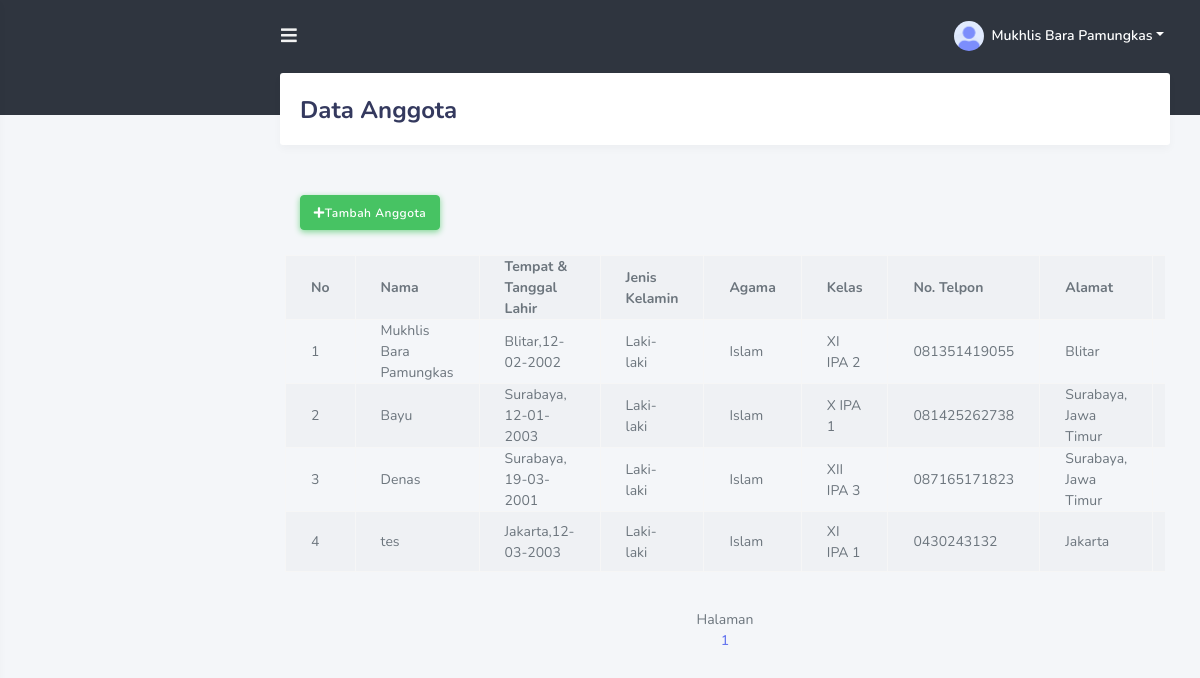
/anggota.php, run on the app's committed database.
### tables this page shows
CREATE TABLE `t_anggota` (
  `id_t_anggota` int(11) NOT NULL,
  `nama` varchar(25) NOT NULL,
  `ttl` varchar(25) NOT NULL,
  `jenis_kelamin` varchar(10) NOT NULL,
  `kelas` varchar(10) NOT NULL,
  `agama` varchar(10) NOT NULL,
  `no_telp` varchar(15) NOT NULL,
  `alamat` longtext NOT NULL
);

### anggota.php (the view, shortened to what this page needs)
<?php
include("koneksi/koneksi.php");
?>
<!DOCTYPE html>
<html lang="en">
<head>
  <link rel="stylesheet" href="https://stackpath.bootstrapcdn.com/bootstrap/4.3.1/css/bootstrap.min.css">
  <link rel="stylesheet" href="https://use.fontawesome.com/releases/v5.7.2/css/all.css">
  <link rel="stylesheet" href="css/style.css">
  <link rel="stylesheet" href="css/components.css">
  <link rel="stylesheet" href="https://cdnjs.cloudflare.com/ajax/libs/ionicons/2.0.1/css/ionicons.min.css">
</head>
<body class="sidebar-gone">
    <div id="app">
        <div class="main-wrapper">
            <div class="navbar-bg"></div>
            <nav class="navbar navbar-expand-lg main-navbar">
            <form class="form-inline mr-auto">
                <ul class="navbar-nav mr-3">
                    <li><a href="#" data-toggle="sidebar" class="nav-link nav-link-lg"><i class="fas fa-bars"></i></a></li>
                </ul>
            </form>
                <ul class="navbar-nav navbar-right">
                <li class="dropdown"><a href="#" data-toggle="dropdown" class="nav-link dropdown-toggle nav-link-lg nav-link-user">
                <img alt="image" src="gambar/avatar.png" class="rounded-circle mr-1">
            <div class="d-sm-none d-lg-inline-block">Mukhlis Bara Pamungkas</div></a>
            </li>
            </ul>
        </div>
      <div class="main-content" style="min-height: 553px;">
        <section class="section">
            <div class="section-header">
            <h1>
                Data Anggota
            </h1>
        </div>
        </section>
        <div class="card-body">
        <div class="btn-group"><a href="tambah_anggota.php" class="btn btn-success" role="button" data-toggle="tooltip" title="Tambah Anggota"><i class="fa fa-plus"></i>Tambah Anggota</a></div>
        <section class="content">
        <div class="row">
        <div class="table-responsive">
        <table width="100%" class="table table-striped table-bordered table-hover">
                <tr>
                    <th>No</th>
                    <th>Nama </th>
                    <th>Tempat & Tanggal Lahir</th>
                    <th>Jenis Kelamin</th>
                    <th>Agama</th>
                    <th>Kelas</th>
                    <th>No. Telpon</th>
                    <th>Alamat</th>
                    <th colspan="1">Action</th>
                </tr>
            <?php
			$hal=1;
			$max_results = 10;
			$sql = "SELECT * FROM t_anggota";
			$result = mysqli_query($db,$sql);
			$no = 1;
			while($tampil = mysqli_fetch_array($result,MYSQLI_ASSOC))
			{
				?>
					<tr>
						<td><?php echo $no;?></td>
						<td><?php echo $tampil['nama']; ?></td>
						<td><?php echo $tampil['ttl']; ?></td>
						<td><?php echo $tampil['jenis_kelamin']; ?></td>
            <td><?php echo $tampil['agama']; ?></td>
            <td><?php echo $tampil['kelas']; ?></td>
						<td><?php echo $tampil['no_telp']; ?></td>
						<td><?php echo $tampil['alamat']; ?></td>
            <td><a onclick="if(confirm('Apakah anda yakin ingin menghapus data ini ??')){ location.href='hapus_anggota.php?id='+<?= $tampil['id_t_anggota'] ?>  }" class="btn btn-danger text-white">Hapus</a></td>
					</tr>
				<?php
				$no++;
			}
				?>
		  </table>
		  <br>
		  <?php
				$total_sql = "SELECT COUNT(*) AS NUM FROM t_anggota";
				$total_results = mysqli_query($db,$total_sql);
				$row = mysqli_fetch_array($total_results,MYSQLI_ASSOC);
				$jum = $row['NUM'];
				$total_pages= ceil($jum / $max_results);
				echo "<center> Halaman <br>";
				for($i=1; $i<=$total_pages; $i++){
						if (($hal)== $i){
							echo "<a href=$_SERVER[PHP_SELF]?hal=$i> $i</a>";
							}else{
							echo "<a href=$_SERVER[PHP_SELF]?hal=$i> $i</a>";
							}
						}
				echo "</center>";
				?>
		  </div>
	</div>
    </div>
</body>
</html>

### data on the page
t_anggota: nama "Mukhlis Bara Pamungkas", ttl "Blitar,12-02-2002", jenis_kelamin "Laki-laki", agama "Islam", kelas "XI IPA 2", no_telp "081351419055", alamat "Blitar"
t_anggota: nama "Bayu", ttl "Surabaya, 12-01-2003", jenis_kelamin "Laki-laki", agama "Islam", kelas "X IPA 1", no_telp "081425262738", alamat "Surabaya, Jawa Timur"
t_anggota: nama "Denas", ttl "Surabaya, 19-03-2001", jenis_kelamin "Laki-laki", agama "Islam", kelas "XII IPA 3", no_telp "087165171823", alamat "Surabaya, Jawa Timur"
t_anggota: nama "tes", ttl "Jakarta,12-03-2003", jenis_kelamin "Laki-laki", agama "Islam", kelas "XI IPA 1", no_telp "0430243132", alamat "Jakarta"
